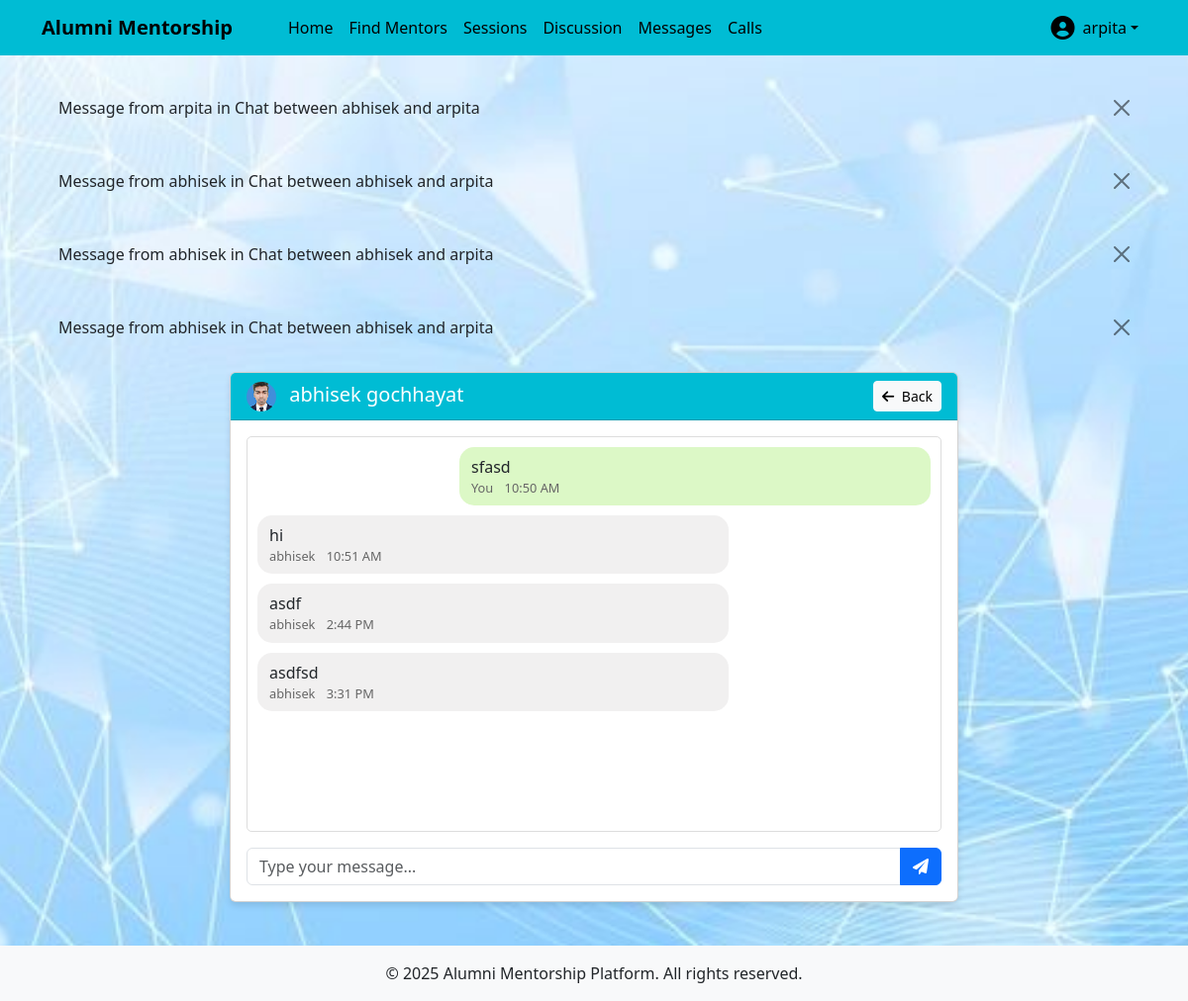
Page /chat/room/3/ (signed in) on the committed database.
### users/models.py (models this page shows, shortened)
class CustomUser(AbstractUser):
    USER_TYPE_CHOICES = (
        ('student', 'Student'),
        ('alumni', 'Alumni'),
    )
    user_type = models.CharField(max_length=10, choices=USER_TYPE_CHOICES)
    bio = models.TextField(blank=True)
    profile_picture = models.ImageField(upload_to='profile_pics/', blank=True, null=True)
    graduation_year = models.IntegerField(null=True, blank=True)
    company = models.CharField(max_length=100, blank=True)
    position = models.CharField(max_length=100, blank=True)
    industry = models.CharField(max_length=100, blank=True)
    course = models.CharField(max_length=100, blank=True)
    year_of_study = models.IntegerField(null=True, blank=True)

### chat/models.py (models this page shows, shortened)
class Message(models.Model):
    room = models.ForeignKey(ChatRoom, on_delete=models.CASCADE, related_name='messages')
    sender = models.ForeignKey(CustomUser, on_delete=models.CASCADE, related_name='sent_messages')
    content = models.TextField()
    timestamp = models.DateTimeField(default=timezone.now)
    is_read = models.BooleanField(default=False)
    def __str__(self):
        return f"Message from {self.sender.username} in {self.room}"
    class Meta:
        ordering = ['timestamp']

class ChatRoom(models.Model):
    name = models.CharField(max_length=100, blank=True)
    participants = models.ManyToManyField(CustomUser, related_name='chat_rooms')
    is_group_chat = models.BooleanField(default=False)
    created_at = models.DateTimeField(auto_now_add=True)
    def __str__(self):
        if self.is_group_chat:
            return f"Group: {self.name}"
        else:
            participants = self.participants.all()
            if participants.count() == 2:
                return f"Chat between {participants[0].username} and {participants[1].username}"
            return f"Chat {self.id}"

### chat/views.py (the view)
# urls.py: path('room/<int:room_id>/', views.chat_room, name='chat_room'),
@login_required
def chat_room(request, room_id):
    room = get_object_or_404(ChatRoom, id=room_id)
    if request.user not in room.participants.all():
        messages.error(request, "You don't have access to this chat room.")
        return redirect('chat_list')
    room.messages.filter(is_read=False).exclude(sender=request.user).update(is_read=True)
    chat_messages = room.messages.all()
    other_participants = room.participants.exclude(id=request.user.id)
    context = {
        'room': room,
        'messages': chat_messages,
        'other_participants': other_participants,
    }
    return render(request, 'chat/chat_room.html', context)

### templates/chat/chat_room.html (shortened to what this page needs)
{% extends 'base.html' %}
{% block content %}
<div class="row">
    <div class="col-md-8 mx-auto">
        <div class="card">
            <div class="card-header  text-white">
                <div class="d-flex justify-content-between align-items-center">
                    <h5 class="mb-0">
                        {% if room.is_group_chat %}
                            <i class="fas fa-users me-2"></i> {{ room.name }}
                        {% else %}
                            {% for participant in other_participants %}
                                {% if participant.profile_picture %}
                                    <img src="{{ participant.profile_picture.url }}" alt="{{ participant.get_full_name }}" class="profile-pic me-2" style="width: 30px; height: 30px;">
                                {% else %}
                                    <i class="fas fa-user-circle me-2"></i>
                                {% endif %}
                                {{ participant.get_full_name }}
                            {% endfor %}
                        {% endif %}
                    </h5>
                    <a href="{% url 'chat_list' %}" class="btn btn-sm btn-light">
                        <i class="fas fa-arrow-left me-1"></i> Back
                    </a>
                </div>
            </div>
            <div class="card-body">
                <div id="chat-container" class="chat-container">
                    {% for message in messages %}
                        <div class="message {% if message.sender == user %}message-sent{% else %}message-received{% endif %}">
                            <div>{{ message.content }}</div>
                            <div class="message-info">
                                <span>
                                    {% if message.sender == user %}
                                        You
                                    {% else %}
                                        {{ message.sender.first_name }}
                                    {% endif %}
                                </span>
                                <span class="ms-2">{{ message.timestamp|time:"g:i A" }}</span>
                            </div>
                        </div>
                    {% empty %}
                        <div class="text-center text-muted my-4">
                            <i class="fas fa-comments mb-2" style="font-size: 2rem;"></i>
                            <p>No messages yet. Start the conversation!</p>
                        </div>
                    {% endfor %}
                </div>
                <div class="input-group mt-3">
                    <input type="text" id="message-input" class="form-control" placeholder="Type your message...">
                    <button id="send-button" class="btn btn-primary">
                        <i class="fas fa-paper-plane"></i>
                    </button>
                </div>
            </div>
        </div>
    </div>
</div>
{% endblock %}

### templates/base.html (shortened to what this page needs)
<!DOCTYPE html>
<html lang="en">
  <head>
    <link
      href="https://cdn.jsdelivr.net/npm/bootstrap@5.3.0/dist/css/bootstrap.min.css"
      rel="stylesheet"
    />
    <link
      rel="stylesheet"
      href="https://cdnjs.cloudflare.com/ajax/libs/font-awesome/6.0.0/css/all.min.css"
    />
  </head>
  <body>
    <header>
      <nav class="navbar navbar-expand-lg navbar-dark">
        <div class="container">
          <a class="navbar-brand" href="{% url 'home' %}">Alumni Mentorship</a>
          <div class="collapse navbar-collapse" id="navbarNav">
            <ul class="navbar-nav me-auto">
              {% if user.is_authenticated %}
              <li class="nav-item">
                <a class="nav-link" href="{% url 'home' %}">Home</a>
              </li>
              {% if user.user_type == 'student' %}
              <li class="nav-item">
                <a class="nav-link" href="{% url 'alumni_list' %}"
                  >Find Mentors</a
                >
              </li>
              {% endif %}
              <li class="nav-item">
                <a class="nav-link" href="{% url 'group_sessions' %}"
                  > Sessions</a
                >
              </li>
              <li class="nav-item">
                <a class="nav-link" href="{% url 'topic_list' %}"
                  >Discussion </a
                >
              </li>
              <li class="nav-item">
                <a class="nav-link" href="{% url 'chat_list' %}">Messages</a>
              </li>
              <li class="nav-item">
                <a class="nav-link" href="{% url 'call_home' %}">Calls</a>
              </li>
              {% endif %}
            </ul>
            <ul class="navbar-nav">
              {% if user.is_authenticated %}
              <li class="nav-item dropdown">
                <a
                  class="nav-link dropdown-toggle d-flex align-items-center"
                  href="#"
                  id="navbarDropdown"
                  role="button"
                  data-bs-toggle="dropdown"
                >
                  {% if user.profile_picture %}
                  <img
                    src="{{ user.profile_picture.url }}"
                    alt="Profile"
                    class="profile-pic me-2"
                  />
                  {% else %}
                  <i
                    class="fas fa-user-circle me-2"
                    style="font-size: 1.5rem"
                  ></i>
                  {% endif %} {{ user.username }}
                </a>
              </li>
              {% endif %}
            </ul>
          </div>
        </div>
      </nav>
    </header>
    <main class="container py-4">
      {% if messages %} {% for message in messages %}
      <div
        class="alert alert-{{ message.tags }} alert-dismissible fade show"
        role="alert"
      >
        {{ message }}
        <button
          type="button"
          class="btn-close"
          data-bs-dismiss="alert"
          aria-label="Close"
        ></button>
      </div>
      {% endfor %} {% endif %} {% block content %}{% endblock %}
    </main>
    <footer class="bg-light py-3 mt-auto">
      <div class="container text-center">
        <p class="mb-0">
          &copy; {% now "Y" %} Alumni Mentorship Platform. All rights reserved.
        </p>
      </div>
    </footer>
  </body>
</html>

### templates/base.html (style rules this page uses)
body { min-height: 100vh; display: flex; flex-direction: column; background-image: url("/static/images/img.jpg"); background-size: cover; background-repeat: no-repeat; background-position: center; }
main { flex: 1; }
.navbar-brand { font-weight: bold; padding-right: 2rem; color: #000; }
.profile-pic { width: 40px; height: 40px; border-radius: 50%; object-fit: cover; }
.navbar { background: #00bcd4; }
.nav-item { gap: 1rem; }
#navbarNav { gap: 2rem; }
.card { margin-bottom: 20px; box-shadow: 0 4px 6px rgba(0, 0, 0, 0.1); }
.card-header { background-color: #00bcd4; }
.chat-container { height: 400px; overflow-y: auto; border: 1px solid #ddd; border-radius: 5px; padding: 10px; margin-bottom: 10px; }
.message { margin-bottom: 10px; padding: 8px 12px; border-radius: 15px; max-width: 70%; }
.message-sent { background-color: #dcf8c6; margin-left: auto; }
.message-received { background-color: #f1f0f0; }
.message-info { font-size: 0.8rem; color: #666; }
.navbar li a { color: black; }

### rows in the picture
CustomUser: username "arpita"
Message: sender+room "Message from arpita in Chat between abhisek and arpita", content "sfasd", shows "You", timestamp "10:50 AM"
Message: sender+room "Message from abhisek in Chat between abhisek and arpita", content "hi", sender.first_name "abhisek", timestamp "10:51 AM"
Message: sender+room "Message from abhisek in Chat between abhisek and arpita", content "asdf", sender.first_name "abhisek", timestamp "2:44 PM"
Message: sender+room "Message from abhisek in Chat between abhisek and arpita", content "asdfsd", sender.first_name "abhisek", timestamp "3:31 PM"
CustomUser: profile_picture (picture), get_full_name "abhisek gochhayat"
